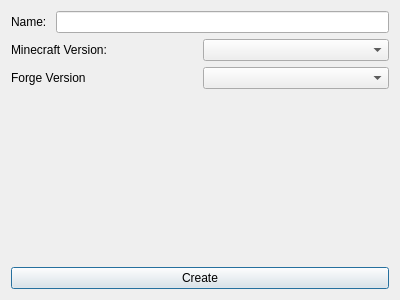
<?xml version="1.0" encoding="UTF-8"?>
<ui version="4.0">
 <class>NewInstanceDialog</class>
 <widget class="QDialog" name="NewInstanceDialog">
  <property name="geometry">
   <rect>
    <x>0</x>
    <y>0</y>
    <width>400</width>
    <height>300</height>
   </rect>
  </property>
  <property name="windowTitle">
   <string>Creating New Instance</string>
  </property>
  <layout class="QVBoxLayout" name="verticalLayout">
   <item>
    <layout class="QHBoxLayout" name="horizontalLayout_3">
     <item>
      <widget class="QLabel" name="label_3">
       <property name="text">
        <string>Name: </string>
       </property>
      </widget>
     </item>
     <item>
      <widget class="QLineEdit" name="inst_name"/>
     </item>
    </layout>
   </item>
   <item>
    <layout class="QHBoxLayout" name="horizontalLayout">
     <item>
      <widget class="QLabel" name="label">
       <property name="text">
        <string>Minecraft Version: </string>
       </property>
      </widget>
     </item>
     <item>
      <widget class="QComboBox" name="mc_ver"/>
     </item>
    </layout>
   </item>
   <item>
    <layout class="QHBoxLayout" name="horizontalLayout_2">
     <item>
      <widget class="QLabel" name="label_2">
       <property name="text">
        <string>Forge Version</string>
       </property>
      </widget>
     </item>
     <item>
      <widget class="QComboBox" name="forge_ver"/>
     </item>
    </layout>
   </item>
   <item>
    <spacer name="verticalSpacer">
     <property name="orientation">
      <enum>Qt::Vertical</enum>
     </property>
     <property name="sizeHint" stdset="0">
      <size>
       <width>20</width>
       <height>40</height>
      </size>
     </property>
    </spacer>
   </item>
   <item>
    <widget class="QPushButton" name="pushButton">
     <property name="text">
      <string>Create</string>
     </property>
    </widget>
   </item>
  </layout>
 </widget>
 <resources/>
 <connections/>
</ui>
